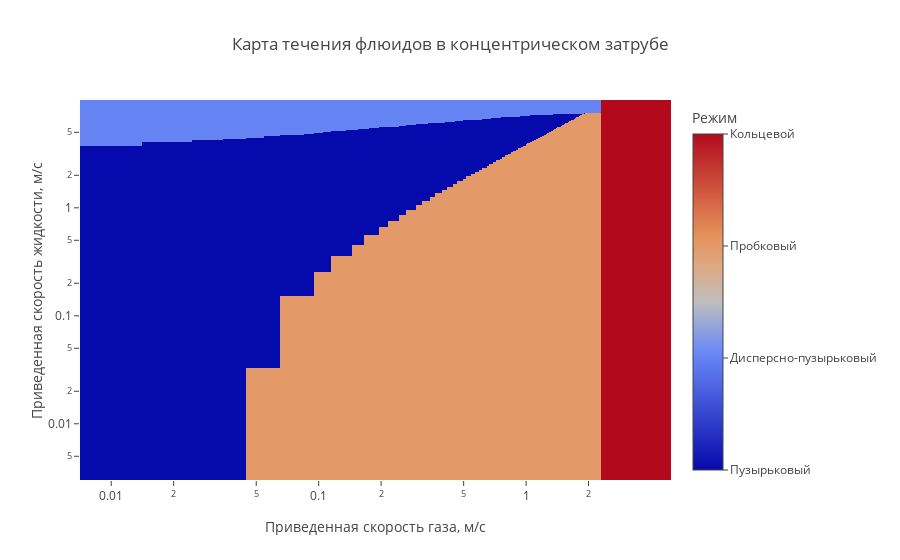

The code cell stored with this chart in its notebook:
### Code cell
trace2 = go.Heatmap(z=pattern_big, x = vsg_big[0], y = vsl_big, colorbar = dict(
            title = 'Режим',
            tick0 =  0,
            dtick = 1,
            titleside = 'top',
            tickmode = 'array',
            tickvals = [0, 1, 2, 3],
            ticktext = ['Пузырьковый','Дисперсно-пузырьковый','Пробковый', 'Кольцевой'],
            ticks = 'outside'
        ))

data2=[trace2]


layout = dict(title =  'Карта течения флюидов в концентрическом затрубе',
              yaxis=dict(title='Приведенная скорость жидкости, м/с', type='log',autorange=True),
              xaxis=dict(title='Приведенная скорость газа, м/с',type='log')
             )
fig = dict(data=data2, layout=layout)

iplot(fig, filename='basic-scatter')

### Figure 1 — Plotly figure (JSON) as saved in the notebook; plotly's stock layout.template omitted (floating-point values rounded to 4 significant figures; data arrays with more than 128 entries replaced by an {"elided": "..."} marker saying what was removed)
{"data": [{"colorbar": {"dtick": 1, "tick0": 0, "tickmode": "array", "ticks": "outside", "ticktext": ["Пузырьковый", "Дисперсно-пузырьковый", "Пробковый", "Кольцевой"], "tickvals": [0, 1, 2, 3], "title": {"side": "top", "text": "Режим"}}, "type": "heatmap", "uid": "2934b469-d13a-46b5-a6dc-47e7a6e404dc", "x": {"elided": "499 float values"}, "y": [0.01, 0.11, 0.21, 0.31, 0.41, 0.51, 0.61, 0.71, 0.81, 0.91, 1.01, 1.11, 1.21, 1.31, 1.41, 1.51, 1.61, 1.71, 1.81, 1.91, 2.01, 2.11, 2.21, 2.31, 2.41, 2.51, 2.61, 2.71, 2.81, 2.91, 3.01, 3.11, 3.21, 3.31, 3.41, 3.51, 3.61, 3.71, 3.81, 3.91, 4.01, 4.11, 4.21, 4.31, 4.41, 4.51, 4.61, 4.71, 4.81, 4.91, 5.01, 5.11, 5.21, 5.31, 5.41, 5.51, 5.61, 5.71, 5.81, 5.91, 6.01, 6.11, 6.21, 6.31, 6.41, 6.51, 6.61, 6.71, 6.81, 6.91, 7.01, 7.11, 7.21, 7.31, 7.41, 7.51, 7.61, 7.71, 7.81, 7.91, 8.01, 8.11, 8.21, 8.31, 8.41, 8.51, 8.61, 8.71, 8.81, 8.91, 9.01, 9.11, 9.21, 9.31, 9.41, 9.51, 9.61, 9.71, 9.81, 9.91], "z": {"elided": "100x499 int values"}}], "layout": {"title": {"text": "Карта течения флюидов в концентрическом затрубе"}, "xaxis": {"title": {"text": "Приведенная скорость газа, м/с"}, "type": "log"}, "yaxis": {"autorange": true, "title": {"text": "Приведенная скорость жидкости, м/с"}, "type": "log"}}}
